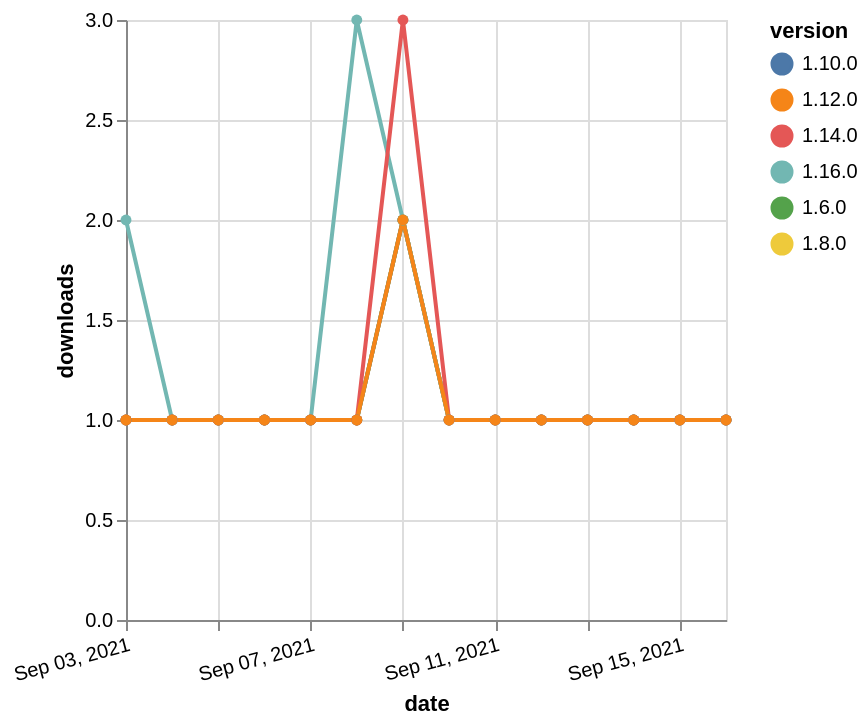

This figure's Vega-Lite source:
### Vega-Lite specification from a JSON file in a GitHub repository (floating-point values rounded to 4 significant figures)
{"$schema": "https://vega.github.io/schema/vega-lite/v5.json", "description": "A simple bar chart with embedded data.", "data": {"values": [{"date": "2021-09-03", "total": 254, "delta": 1, "version": "1.6.0"}, {"date": "2021-09-04", "total": 255, "delta": 1, "version": "1.6.0"}, {"date": "2021-09-05", "total": 256, "delta": 1, "version": "1.6.0"}, {"date": "2021-09-06", "total": 257, "delta": 1, "version": "1.6.0"}, {"date": "2021-09-07", "total": 258, "delta": 1, "version": "1.6.0"}, {"date": "2021-09-08", "total": 259, "delta": 1, "version": "1.6.0"}, {"date": "2021-09-09", "total": 261, "delta": 2, "version": "1.6.0"}, {"date": "2021-09-10", "total": 262, "delta": 1, "version": "1.6.0"}, {"date": "2021-09-11", "total": 263, "delta": 1, "version": "1.6.0"}, {"date": "2021-09-12", "total": 264, "delta": 1, "version": "1.6.0"}, {"date": "2021-09-13", "total": 265, "delta": 1, "version": "1.6.0"}, {"date": "2021-09-14", "total": 266, "delta": 1, "version": "1.6.0"}, {"date": "2021-09-15", "total": 267, "delta": 1, "version": "1.6.0"}, {"date": "2021-09-16", "total": 268, "delta": 1, "version": "1.6.0"}, {"date": "2021-09-03", "total": 199, "delta": 1, "version": "1.8.0"}, {"date": "2021-09-04", "total": 200, "delta": 1, "version": "1.8.0"}, {"date": "2021-09-05", "total": 201, "delta": 1, "version": "1.8.0"}, {"date": "2021-09-06", "total": 202, "delta": 1, "version": "1.8.0"}, {"date": "2021-09-07", "total": 203, "delta": 1, "version": "1.8.0"}, {"date": "2021-09-08", "total": 204, "delta": 1, "version": "1.8.0"}, {"date": "2021-09-09", "total": 206, "delta": 2, "version": "1.8.0"}, {"date": "2021-09-10", "total": 207, "delta": 1, "version": "1.8.0"}, {"date": "2021-09-11", "total": 208, "delta": 1, "version": "1.8.0"}, {"date": "2021-09-12", "total": 209, "delta": 1, "version": "1.8.0"}, {"date": "2021-09-13", "total": 210, "delta": 1, "version": "1.8.0"}, {"date": "2021-09-14", "total": 211, "delta": 1, "version": "1.8.0"}, {"date": "2021-09-15", "total": 212, "delta": 1, "version": "1.8.0"}, {"date": "2021-09-16", "total": 213, "delta": 1, "version": "1.8.0"}, {"date": "2021-09-03", "total": 198, "delta": 1, "version": "1.10.0"}, {"date": "2021-09-04", "total": 199, "delta": 1, "version": "1.10.0"}, {"date": "2021-09-05", "total": 200, "delta": 1, "version": "1.10.0"}, {"date": "2021-09-06", "total": 201, "delta": 1, "version": "1.10.0"}, {"date": "2021-09-07", "total": 202, "delta": 1, "version": "1.10.0"}, {"date": "2021-09-08", "total": 203, "delta": 1, "version": "1.10.0"}, {"date": "2021-09-09", "total": 205, "delta": 2, "version": "1.10.0"}, {"date": "2021-09-10", "total": 206, "delta": 1, "version": "1.10.0"}, {"date": "2021-09-11", "total": 207, "delta": 1, "version": "1.10.0"}, {"date": "2021-09-12", "total": 208, "delta": 1, "version": "1.10.0"}, {"date": "2021-09-13", "total": 209, "delta": 1, "version": "1.10.0"}, {"date": "2021-09-14", "total": 210, "delta": 1, "version": "1.10.0"}, {"date": "2021-09-15", "total": 211, "delta": 1, "version": "1.10.0"}, {"date": "2021-09-16", "total": 212, "delta": 1, "version": "1.10.0"}, {"date": "2021-09-03", "total": 123, "delta": 2, "version": "1.16.0"}, {"date": "2021-09-04", "total": 124, "delta": 1, "version": "1.16.0"}, {"date": "2021-09-05", "total": 125, "delta": 1, "version": "1.16.0"}, {"date": "2021-09-06", "total": 126, "delta": 1, "version": "1.16.0"}, {"date": "2021-09-07", "total": 127, "delta": 1, "version": "1.16.0"}, {"date": "2021-09-08", "total": 130, "delta": 3, "version": "1.16.0"}, {"date": "2021-09-09", "total": 132, "delta": 2, "version": "1.16.0"}, {"date": "2021-09-10", "total": 133, "delta": 1, "version": "1.16.0"}, {"date": "2021-09-11", "total": 134, "delta": 1, "version": "1.16.0"}, {"date": "2021-09-12", "total": 135, "delta": 1, "version": "1.16.0"}, {"date": "2021-09-13", "total": 136, "delta": 1, "version": "1.16.0"}, {"date": "2021-09-14", "total": 137, "delta": 1, "version": "1.16.0"}, {"date": "2021-09-15", "total": 138, "delta": 1, "version": "1.16.0"}, {"date": "2021-09-16", "total": 139, "delta": 1, "version": "1.16.0"}, {"date": "2021-09-03", "total": 197, "delta": 1, "version": "1.14.0"}, {"date": "2021-09-04", "total": 198, "delta": 1, "version": "1.14.0"}, {"date": "2021-09-05", "total": 199, "delta": 1, "version": "1.14.0"}, {"date": "2021-09-06", "total": 200, "delta": 1, "version": "1.14.0"}, {"date": "2021-09-07", "total": 201, "delta": 1, "version": "1.14.0"}, {"date": "2021-09-08", "total": 202, "delta": 1, "version": "1.14.0"}, {"date": "2021-09-09", "total": 205, "delta": 3, "version": "1.14.0"}, {"date": "2021-09-10", "total": 206, "delta": 1, "version": "1.14.0"}, {"date": "2021-09-11", "total": 207, "delta": 1, "version": "1.14.0"}, {"date": "2021-09-12", "total": 208, "delta": 1, "version": "1.14.0"}, {"date": "2021-09-13", "total": 209, "delta": 1, "version": "1.14.0"}, {"date": "2021-09-14", "total": 210, "delta": 1, "version": "1.14.0"}, {"date": "2021-09-15", "total": 211, "delta": 1, "version": "1.14.0"}, {"date": "2021-09-16", "total": 212, "delta": 1, "version": "1.14.0"}, {"date": "2021-09-03", "total": 167, "delta": 1, "version": "1.12.0"}, {"date": "2021-09-04", "total": 168, "delta": 1, "version": "1.12.0"}, {"date": "2021-09-05", "total": 169, "delta": 1, "version": "1.12.0"}, {"date": "2021-09-06", "total": 170, "delta": 1, "version": "1.12.0"}, {"date": "2021-09-07", "total": 171, "delta": 1, "version": "1.12.0"}, {"date": "2021-09-08", "total": 172, "delta": 1, "version": "1.12.0"}, {"date": "2021-09-09", "total": 174, "delta": 2, "version": "1.12.0"}, {"date": "2021-09-10", "total": 175, "delta": 1, "version": "1.12.0"}, {"date": "2021-09-11", "total": 176, "delta": 1, "version": "1.12.0"}, {"date": "2021-09-12", "total": 177, "delta": 1, "version": "1.12.0"}, {"date": "2021-09-13", "total": 178, "delta": 1, "version": "1.12.0"}, {"date": "2021-09-14", "total": 179, "delta": 1, "version": "1.12.0"}, {"date": "2021-09-15", "total": 180, "delta": 1, "version": "1.12.0"}, {"date": "2021-09-16", "total": 181, "delta": 1, "version": "1.12.0"}]}, "width": "container", "mark": {"type": "line", "point": {"filled": true}}, "encoding": {"x": {"field": "date", "type": "temporal", "timeUnit": "yearmonthdate", "title": "date", "axis": {"labelAngle": -15}}, "y": {"field": "delta", "type": "quantitative", "title": "downloads"}, "color": {"field": "version", "type": "nominal"}, "tooltip": {"field": "delta"}}}
